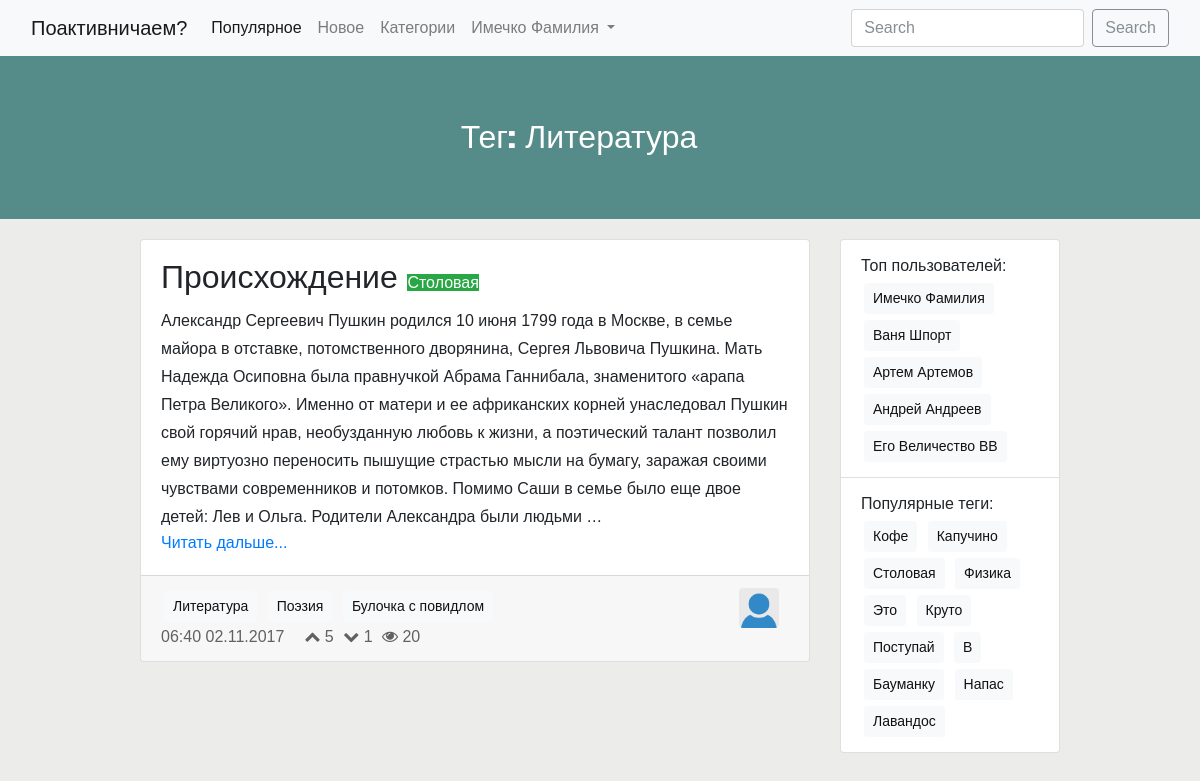
/tag/1/, run on an earlier commit of the app's database.
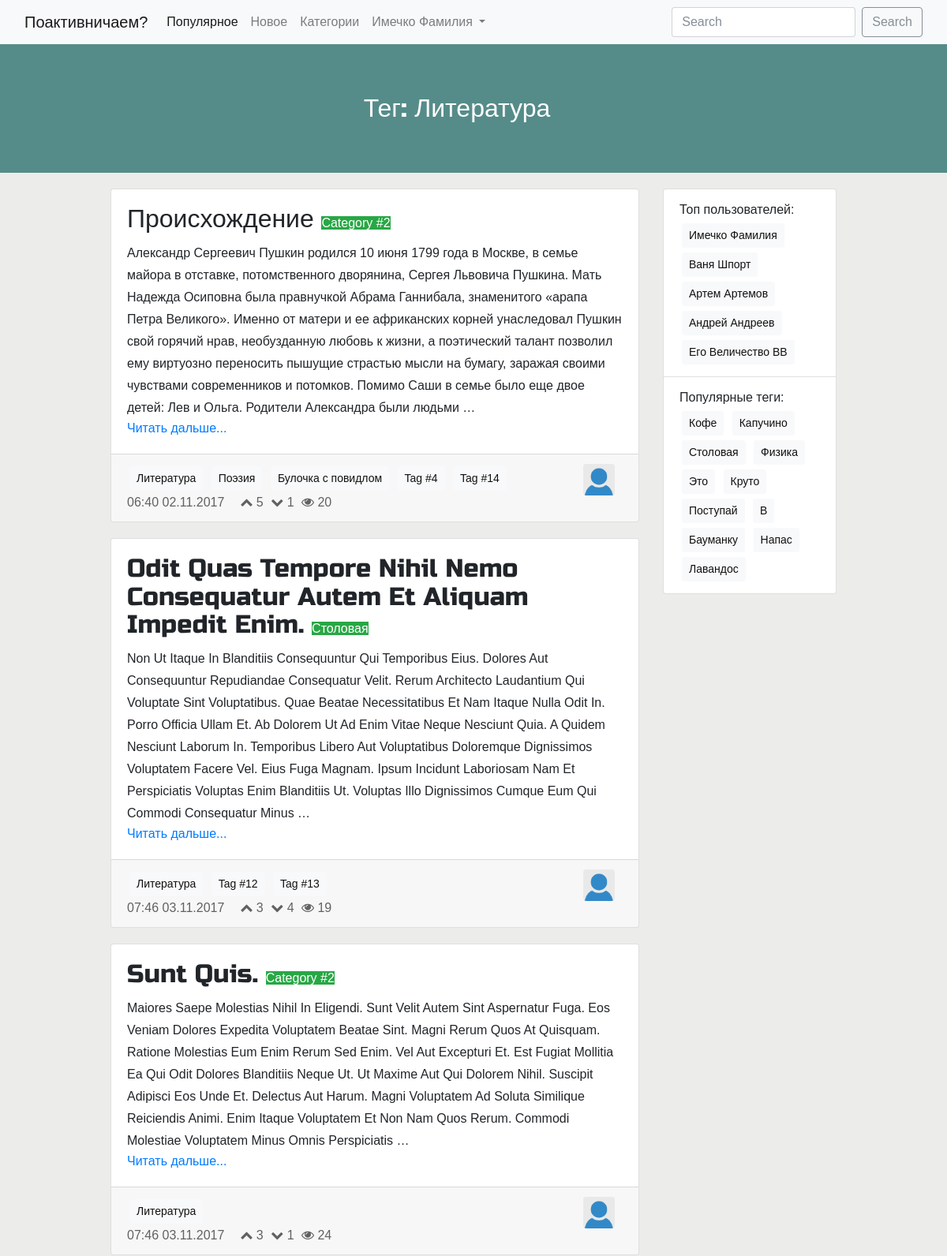
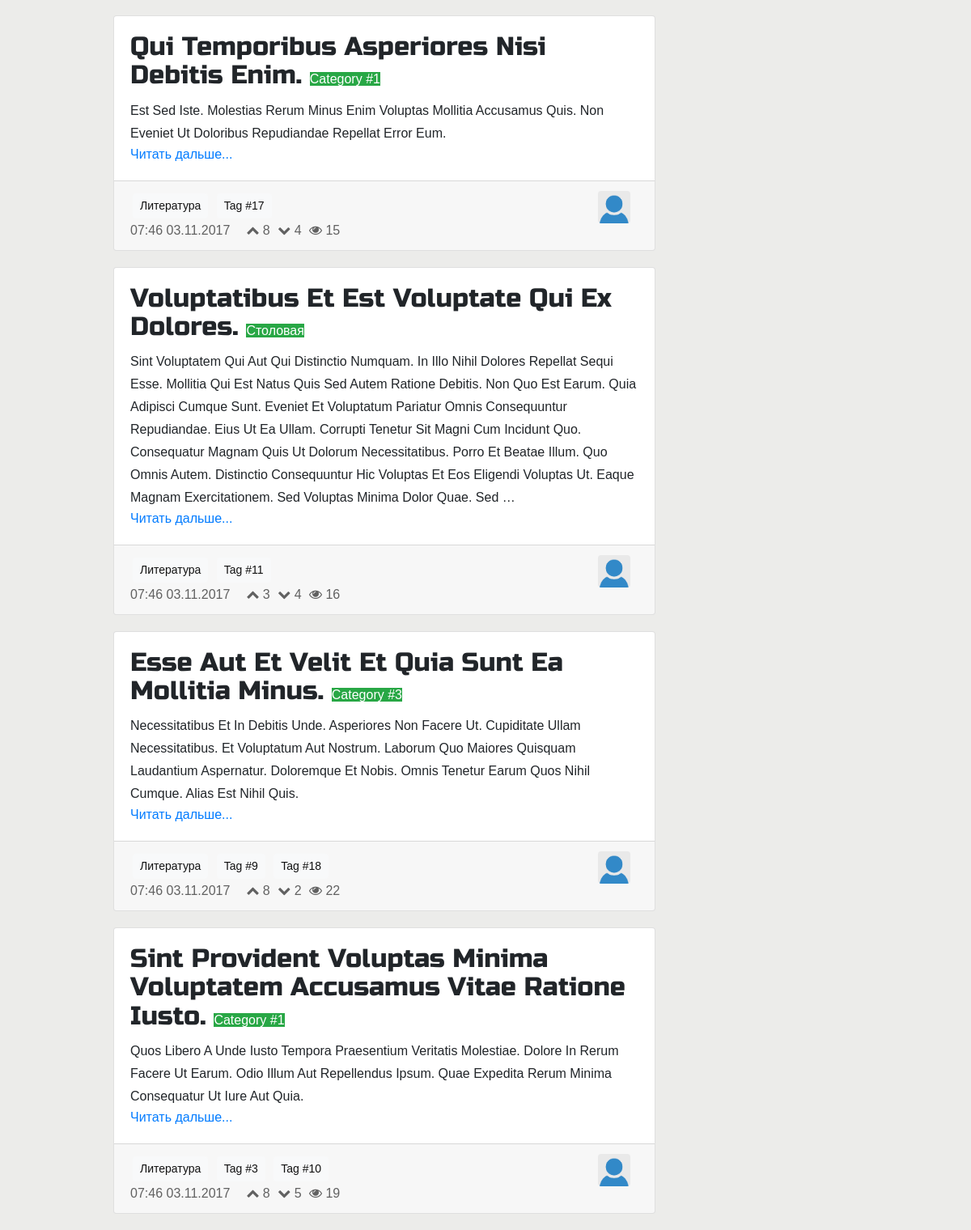
And on a later commit of the database (2 pictures, top to bottom).
### post/models.py (models this page shows, shortened)
class Post(models.Model):
    title = models.CharField(max_length=250)
    text = models.TextField()
    pub_date = models.DateTimeField(auto_now_add=True)
    likes = models.IntegerField(default=0)
    dislikes = models.IntegerField(default=0)
    views = models.IntegerField(default=0)
    category = models.ForeignKey(Category, on_delete=models.CASCADE, blank=True)
    tag = models.ManyToManyField(Tag)
    author = models.ForeignKey(UserProfile, on_delete=models.CASCADE, blank=True)
    posts = PostManager()
    def get_absolute_url(self):
        return reverse('post:detail', kwargs={'pk': self.pk})

### category/models.py (models this page shows, shortened)
class Category(models.Model):
    label = models.CharField(unique=True, max_length=30)
    description = models.TextField()

### tag/models.py (models this page shows, shortened)
class Tag(models.Model):
    label = models.CharField(max_length=30, unique=True)

### tag/views.py (the view)
# urls.py: url(r'^(?P<pk>\d+)/', PostsByTag.as_view(), name='posts-by-tag'),
class PostsByTag(SingleObjectMixin, ListView):
    model = Tag
    template_name = "tag/posts-by-tag.html"
    paginate_by = 10
    def get(self, request, *args, **kwargs):
        self.object = self.get_object(queryset=Tag.objects.all())
        return super(PostsByTag, self).get(request, *args, **kwargs)
    def get_context_data(self, **kwargs):
        context = super(PostsByTag, self).get_context_data(**kwargs)
        context['pag_options'] = ListPost.set_paginator_options(context)
        context['tag_label'] = self.object.label
        return context
    def get_queryset(self):
        return Post.posts.get_queryset_by_tag(self.object.pk)

### post/models.py (called while the page is built)
    def get_queryset(self):
        return super(PostManager, self).get_queryset()

    def get_queryset_by_tag(self, tag):
        return self.get_queryset().filter(tag=tag)

### post/views.py (called while the page is built)
    def set_paginator_options(context):
        first_index = max(context['page_obj'].number - 2, 1)
        last_index = min(first_index + 4, context['paginator'].num_pages)
        first_index = max(1, last_index - 4)
        return {
            'first': first_index,
            'last': last_index
        }

### tag/templates/tag/posts-by-tag.html
{% include "post/all-posts.html" with page_title="Тег: "|add:tag_label page_description=" " posts_list=object_list %}

### post/templates/post/list-includes/short-post-body.html
<div class="card-body">
    <h2 class="card-title">
        {{ post.title }}
        <a href="{% url 'category:posts-by-category' pk=post.category.id %}">
            <span class="post-category-mini badge-success">
                {{ post.category.label }}
            </span>
        </a>
    </h2>
    <p class="card-text">
        {{ post.text|truncatewords:80 }}
    </p>
    <a href="{{ post.get_absolute_url }}" class="card-link">Читать дальше...</a>
</div>

### post/templates/post/list-includes/short-post-footer.html (shortened to what this page needs)
<div class="card-footer">
    <div class="row">
        <div class="post-info meta col">
            {% include "post/list-includes/short-post-tags.html" with tags=post.tag %}
            <div class="post-statistics-mini card-text">
                <span class="pub-date-mini float-left">{{ post.pub_date|date:"H:i d.m.Y" }}</span>
                <ul class="list-inline">
                    <li class="list-inline-item"><i class="fa fa-chevron-up" aria-hidden="true"></i> {{ post.likes }}</li>
                    <li class="list-inline-item"><i class="fa fa-chevron-down" aria-hidden="true"></i> {{ post.dislikes }}</li>
                    <li class="list-inline-item"><i class="fa fa-eye" aria-hidden="true"></i> {{ post.views }}</li>
                </ul>
            </div>
        </div>
        <div class="author-info-mini col-md-auto col-sm-auto row float-right">
            <img src="/upload/img/user_empty.png" class="author-photo-mini rounded float-left">
        </div>
    </div>
</div>

### post/templates/post/list-includes/short-post-tags.html
<div class="post-tags-mini">
    {% for tag_item in tags.all %}
        <a href="{% url "tag:posts-by-tag" pk=tag_item.id %}" class="tag btn btn-light btn-sm">{{ tag_item.label }}</a>
    {% endfor %}
</div>

What changed in the data, as far as the page shows it:
changed Post "Происхождение": category.label "Столовая" → "Category #2"
added Tag: label "Tag #4", shown under Post "Происхождение"
added Tag: label "Tag #14", shown under Post "Происхождение"
now on this page (row unchanged): Post: title "Odit Quas Tempore Nihil Nemo Consequatur Autem Et Aliquam Impedit Enim.", category.label "Столовая", text "Non Ut Itaque In Blanditiis Consequuntur Qui Temporibus Eius. Dolores Aut Consequuntur Repudiandae Consequatur Velit. Rerum Architecto Laudantium Qui Voluptate Sint Voluptatibus. Quae Beatae Necessitatibus Et Nam Itaque Nulla Odit In. Porro Officia Ullam Et. Ab Dolorem Ut Ad Enim Vitae Neque Nesciunt Quia. A Quidem Nesciunt Laborum In. Temporibus Libero Aut Voluptatibus Doloremque Dignissimos Voluptatem Facere Vel. Eius Fuga Magnam. Ipsum Incidunt Laboriosam Nam Et Perspiciatis Voluptas Enim Blanditiis Ut. Voluptas Illo Dignissimos Cumque Eum Qui Commodi Consequatur Minus …", pub_date "07:46 03.11.2017", likes "3", dislikes "4", views "19", Tag (label "Литература")
added Tag: label "Tag #12", shown under "Odit Quas Tempore Nihil Nemo Consequatur Autem Et Aliquam Impedit Enim."
added Tag: label "Tag #13", shown under "Odit Quas Tempore Nihil Nemo Consequatur Autem Et Aliquam Impedit Enim."
now on this page (row edited): Post: title "Sunt Quis.", category.label "Category #2", text "Maiores Saepe Molestias Nihil In Eligendi. Sunt Velit Autem Sint Aspernatur Fuga. Eos Veniam Dolores Expedita Voluptatem Beatae Sint. Magni Rerum Quos At Quisquam. Ratione Molestias Eum Enim Rerum Sed Enim. Vel Aut Excepturi Et. Est Fugiat Mollitia Ea Qui Odit Dolores Blanditiis Neque Ut. Ut Maxime Aut Qui Dolorem Nihil. Suscipit Adipisci Eos Unde Et. Delectus Aut Harum. Magni Voluptatem Ad Soluta Similique Reiciendis Animi. Enim Itaque Voluptatem Et Non Nam Quos Rerum. Commodi Molestiae Voluptatem Minus Omnis Perspiciatis …", pub_date "07:46 03.11.2017", likes "3", dislikes "1", views "24", Tag (label "Литература")
now on this page (row edited): Post: title "Qui Temporibus Asperiores Nisi Debitis Enim.", category.label "Category #1", text "Est Sed Iste. Molestias Rerum Minus Enim Voluptas Mollitia Accusamus Quis. Non Eveniet Ut Doloribus Repudiandae Repellat Error Eum.", pub_date "07:46 03.11.2017", likes "8", dislikes "4", views "15", Tag (label "Литература")
added Tag: label "Tag #17", shown under "Qui Temporibus Asperiores Nisi Debitis Enim."
now on this page (row unchanged): Post: title "Voluptatibus Et Est Voluptate Qui Ex Dolores.", category.label "Столовая", text "Sint Voluptatem Qui Aut Qui Distinctio Numquam. In Illo Nihil Dolores Repellat Sequi Esse. Mollitia Qui Est Natus Quis Sed Autem Ratione Debitis. Non Quo Est Earum. Quia Adipisci Cumque Sunt. Eveniet Et Voluptatum Pariatur Omnis Consequuntur Repudiandae. Eius Ut Ea Ullam. Corrupti Tenetur Sit Magni Cum Incidunt Quo. Consequatur Magnam Quis Ut Dolorum Necessitatibus. Porro Et Beatae Illum. Quo Omnis Autem. Distinctio Consequuntur Hic Voluptas Et Eos Eligendi Voluptas Ut. Eaque Magnam Exercitationem. Sed Voluptas Minima Dolor Quae. Sed …", pub_date "07:46 03.11.2017", likes "3", dislikes "4", views "16", Tag (label "Литература")
added Tag: label "Tag #11", shown under "Voluptatibus Et Est Voluptate Qui Ex Dolores."
now on this page (row edited): Post: title "Esse Aut Et Velit Et Quia Sunt Ea Mollitia Minus.", category.label "Category #3", text "Necessitatibus Et In Debitis Unde. Asperiores Non Facere Ut. Cupiditate Ullam Necessitatibus. Et Voluptatum Aut Nostrum. Laborum Quo Maiores Quisquam Laudantium Aspernatur. Doloremque Et Nobis. Omnis Tenetur Earum Quos Nihil Cumque. Alias Est Nihil Quis.", pub_date "07:46 03.11.2017", likes "8", dislikes "2", views "22", Tag (label "Литература")
added Tag: label "Tag #9", shown under "Esse Aut Et Velit Et Quia Sunt Ea Mollitia Minus."
added Tag: label "Tag #18", shown under "Esse Aut Et Velit Et Quia Sunt Ea Mollitia Minus."
now on this page (row edited): Post: title "Sint Provident Voluptas Minima Voluptatem Accusamus Vitae Ratione Iusto.", category.label "Category #1", text "Quos Libero A Unde Iusto Tempora Praesentium Veritatis Molestiae. Dolore In Rerum Facere Ut Earum. Odio Illum Aut Repellendus Ipsum. Quae Expedita Rerum Minima Consequatur Ut Iure Aut Quia.", pub_date "07:46 03.11.2017", likes "8", dislikes "5", views "19", Tag (label "Литература")
added Tag: label "Tag #3", shown under "Sint Provident Voluptas Minima Voluptatem Accusamus Vitae Ratione Iusto."
added Tag: label "Tag #10", shown under "Sint Provident Voluptas Minima Voluptatem Accusamus Vitae Ratione Iusto."
